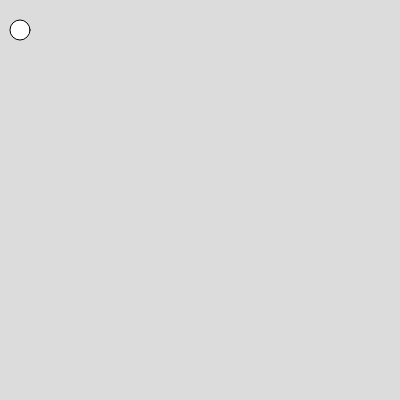
Frame 1 (no input)
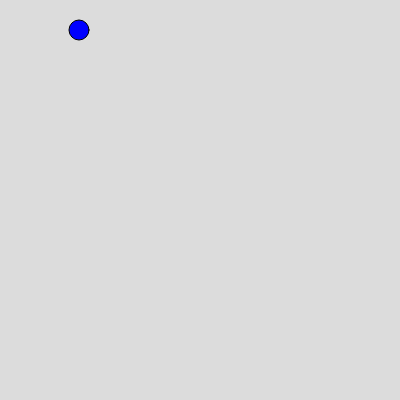
Frame 60 (no input)
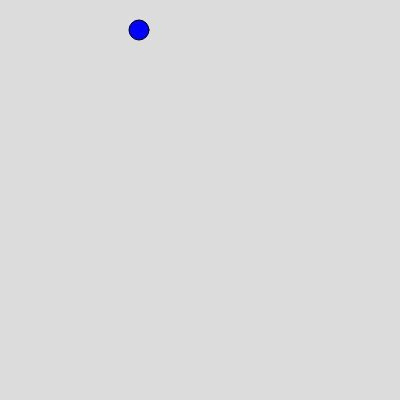
Frame 120 (the mouse pressed at the canvas centre since frame 60)

The p5.js sketch that drew these frames (run headless with seeded random() and noise() and a simulated clock; from frame 60 on, the mouse is pressed at the canvas centre):

// p5.js sketch
// ── sketch.js
var Ball = {
  x:20,
  y:30,
  r:20,
  xspeed:0,
  yspeed:0,
  color:["red","blue","green"]

}


function setup() {
  createCanvas(400, 400);
}

function draw() {
  background(220);
  circle(Ball.x,Ball.y,Ball.r)
  fill (Ball.color[1])
  Ball.xspeed = 1
  Ball.x = Ball.x + Ball.xspeed



}
